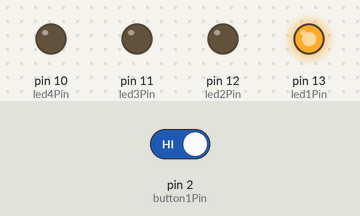
The sketch below on a simulated Arduino Uno, built with avr-gcc and run on an emulated ATmega328P. Shown: output pins drawn as LEDs (lit = HIGH). The test bench sets the inputs (shaded band); at power-on: pin 2 (button1Pin) HIGH. What the sketch prints to the serial monitor is not drawn.

Above: at 4.8 s.
4.9 s: pin 2 (button1Pin) driven LOW
At 6.6 s:
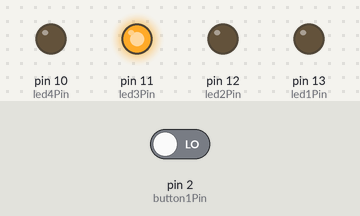
At 9.2 s:
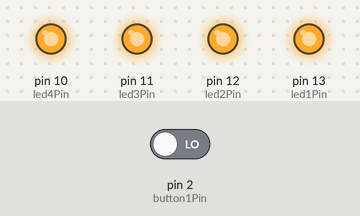
9.5 s: pin 2 (button1Pin) driven HIGH
At 11.2 s:
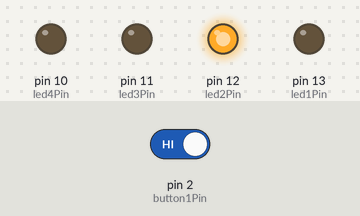
Timing chart, 0 to 21.1 s (numbered marks = the images above; inputs shaded):
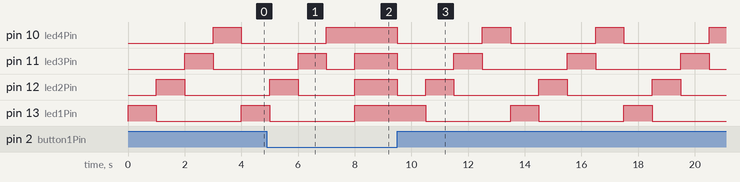

Measured:
- after the input at 4.9 s, pin 10 (led4Pin): goes on until 7.0 s, then stays HIGH; pin 13 (led1Pin): goes on until 8.0 s, then stays HIGH
- after the input at 9.5 s, pin 10 (led4Pin): alternates HIGH for 1.0 s and LOW for 3.0 s, starting at once; pin 11 (led3Pin), pin 12 (led2Pin): HIGH → LOW at once, then repeats every 4.0 s: HIGH 1.0 s, LOW 3.0 s; pin 13 (led1Pin): alternates HIGH for 1.0 s and LOW for 3.0 s, starting after 1.0 s

The sketch:

Interrupt_demo1.ino
```cpp
/*
 * Created: April 2016
 * By: Ab Kurk
 * Version:1
 * Description:
 * File Name:Interrupt_demo1.ino
 * This is part of a tutoral to show the difference between attaching an interrupt to a pin v.s. digitalRead(button1Pin).
 * Attaching an interrupt to a hardware pin gives you the ability to handle inputs as they happen. This demo file has no interrupt
 * attacht to a hardware pin.It uses the traditional digitalRead(button1Pin).
 * Link To Tutorial Page:http://www.thearduinomakerman.info/blog/2016/4/25/using-interrupts
 *
 */


//Delcaring the button and LED Pins
#define button1Pin 2
#define led1Pin 13
#define led2Pin 12
#define led3Pin 11
#define led4Pin 10
int onoff=0;//0 lights are off 1 light are on

// the setup function runs once when you press reset or power the board
void setup()
{
  pinMode(led1Pin, OUTPUT);
  pinMode(led2Pin, OUTPUT);
  pinMode(led3Pin, OUTPUT);
  pinMode(led4Pin, OUTPUT);
  pinMode(button1Pin, INPUT_PULLUP);
  Serial.begin(115200);
}


// the loop function runs over and over again forever
void loop()
{

  if (digitalRead(button1Pin) == LOW)
  {
    // turn LEDS on:
    Serial.println("on");
    digitalWrite(led1Pin, HIGH);
    digitalWrite(led2Pin, HIGH);
    digitalWrite(led3Pin, HIGH);
    digitalWrite(led4Pin, HIGH);
    onoff=1;
  }
  else if(digitalRead(button1Pin)==HIGH)
  {
    // turn LEDs off:
    if(onoff==1)
    {
      digitalWrite(led1Pin, LOW);
      digitalWrite(led2Pin, LOW);
      digitalWrite(led3Pin, LOW);
      digitalWrite(led4Pin, LOW);
      onoff=0;
    }

    //walkning LED
    digitalWrite(led1Pin, HIGH);   // turn the LED on (HIGH is the voltage level)
    delay(1000);  // wait for a second

    digitalWrite(led1Pin, LOW);    // turn the LED off by making the voltage LOW
    digitalWrite(led2Pin, HIGH);   // turn the LED on (HIGH is the voltage level)
    delay(1000);       // wait for a second

    digitalWrite(led2Pin, LOW);    // turn the LED off by making the voltage LOW
    digitalWrite(led3Pin, HIGH);   // turn the LED on (HIGH is the voltage level)
    delay(1000);         // wait for a second

    digitalWrite(led3Pin, LOW);    // turn the LED off by making the voltage LOW
    digitalWrite(led4Pin, HIGH);   // turn the LED on (HIGH is the voltage level)
    delay(1000);         // wait for a second

    digitalWrite(led4Pin, LOW);    // turn the LED off by making the voltage LOW
  }
}
```
